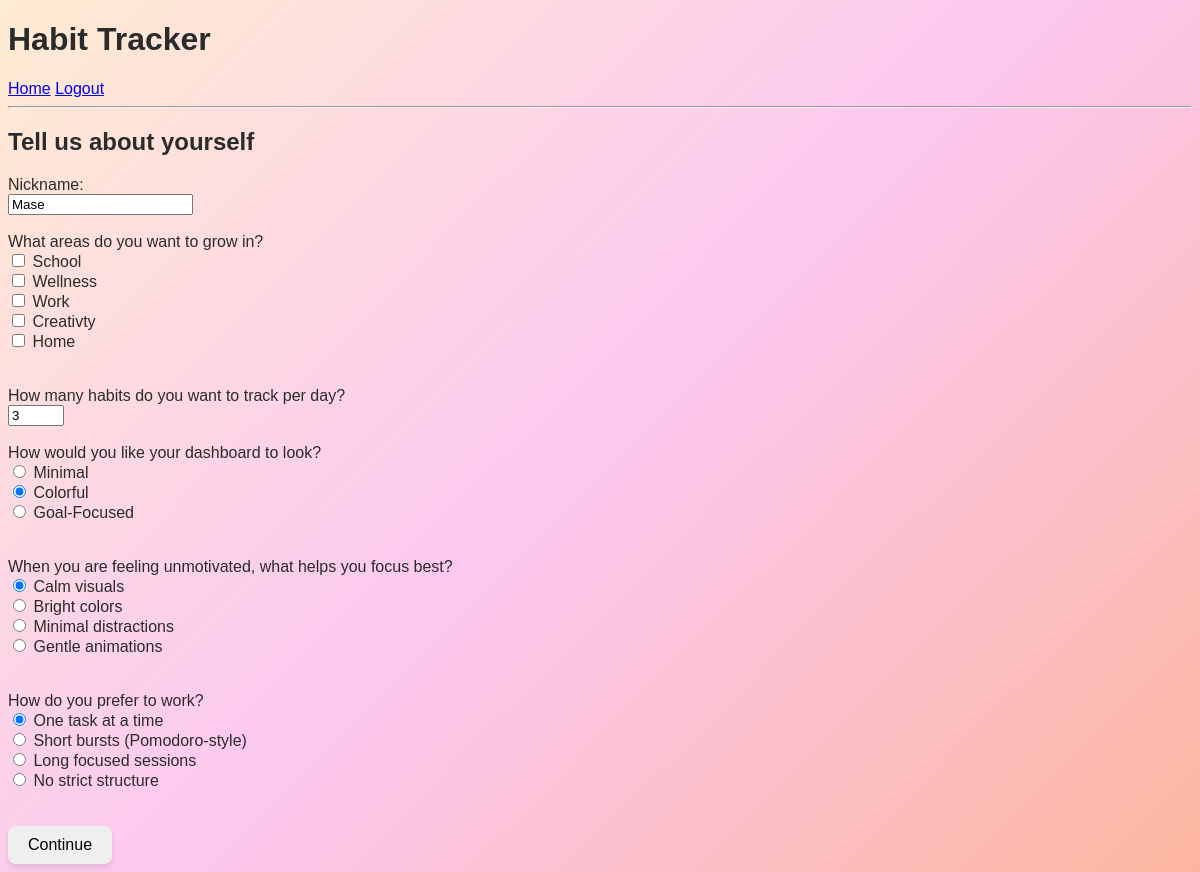
The page /survey/ (signed in) on the database as committed earlier.
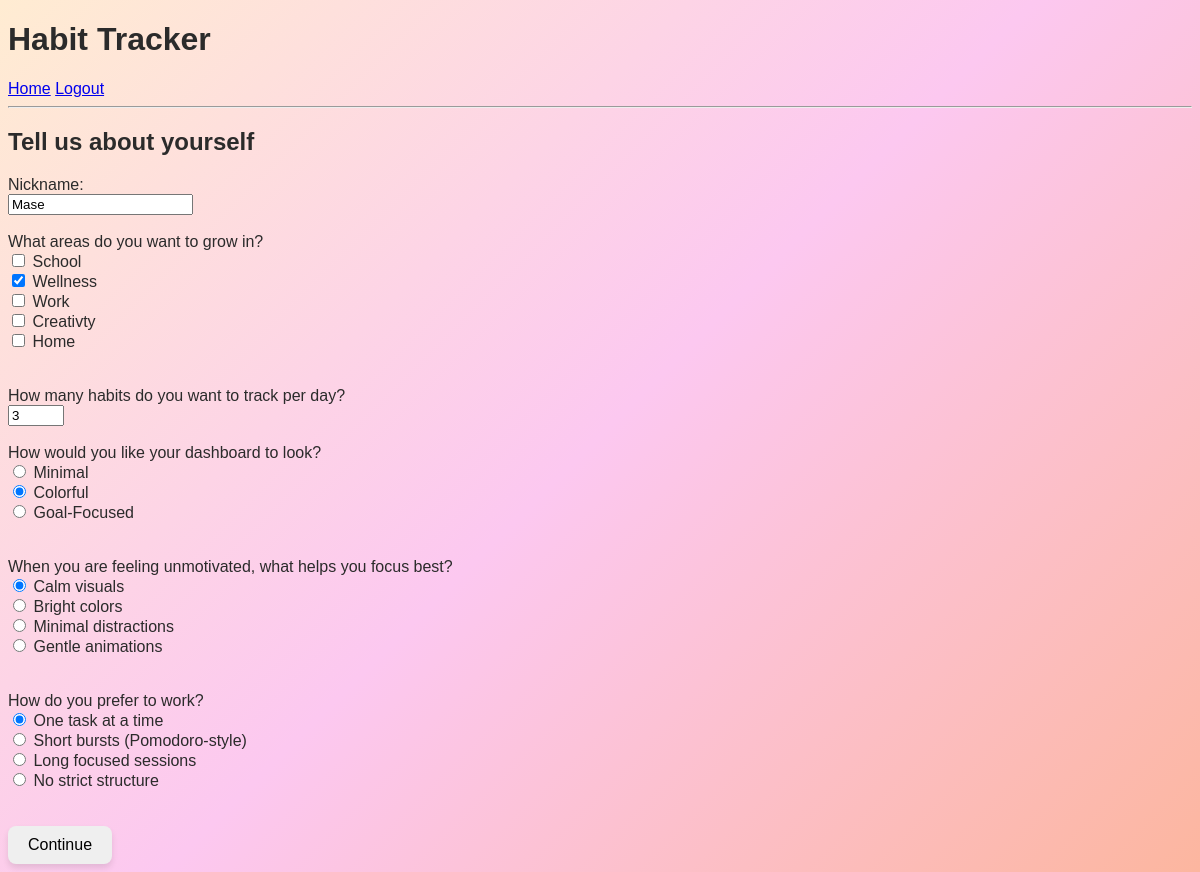
The same page on the database as committed later.
### tracker/models.py (models this page shows, shortened)
class UserProfile(models.Model):
    DASHBOARD_CHOICES = [
        ("minimal", "Minimal"),
        ("colorful", "Colorful"),
        ("goal", "Goal-Focused"),
    ]
    FOCUS_CHOICES = [
        ("calm", "Calm visuals"),
        ("bright", "Bright colors"),
        ("minimal", "Minimal distractions"),
        ("gentle", "Gentle animations"),
    ]
    WORK_STYLE_CHOICES = [
        ("single", "One task at a time"),
        ("pomodoro", "Short bursts (Pomodoro-style)"),
        ("long", "Long focused sessions"),
        ("free", "No strict structure"),
    ]
    user = models.OneToOneField(User, on_delete=models.CASCADE)
    nickname = models.CharField(max_length=50)
    selected_categories = models.CharField(max_length=200, blank=False, default="")
    dashboard_style = models.CharField(
        max_length=50,
        choices=DASHBOARD_CHOICES,
        default="minimal",
        blank=False
    )
    focus_preference = models.CharField(
        max_length=50,
        choices=FOCUS_CHOICES,
        default="calm",
        blank=False
    )
    work_style = models.CharField(
        max_length=50,
        choices=WORK_STYLE_CHOICES,
        default="one_task",
        blank=False
    )
    num_habits = models.PositiveIntegerField(default=3)
    streak = models.PositiveIntegerField(default=0)
    last_completed_day = models.DateField(null=True, blank=True)

### tracker/views.py (the view)
# urls.py: path("survey/", views.survey, name="survey"),
@login_required
def survey(request):
    try:
        profile = request.user.userprofile # Get the UserProfile if it exists
    except UserProfile.DoesNotExist:
        profile = None
    if request.method == "POST":
        form = SurveyForm(request.POST, instance=profile)
        if form.is_valid():
            user_profile = form.save(commit=False)
            categories_list = form.cleaned_data["selected_categories"]
            user_profile.selected_categories = ",".join(categories_list)
            user_profile.user = request.user
            user_profile.save()
            return redirect("dashboard") # Redirect to dashboard after submission
    else:
        form = SurveyForm(instance=profile)
    return render(request, "tracker/survey.html", {"form": form})

### tracker/forms.py
class SurveyForm(forms.ModelForm):
    selected_categories = forms.MultipleChoiceField(
        choices=CATEGORY_CHOICES,
        widget=forms.CheckboxSelectMultiple,
        required=True
    )
    class Meta:
        model = UserProfile
        fields = ["nickname", "selected_categories", "num_habits", "dashboard_style", "focus_preference", "work_style"]
        widgets = {
            "nickname": forms.TextInput(attrs={"placeholder":"Enter your nickname"}),
            "num_habits": forms.NumberInput(attrs={"min": 1, "max": 20}),
            "dashboard_style": forms.RadioSelect(),                # only allows one selection
            "focus_preference": forms.RadioSelect(),
            "work_style": forms.RadioSelect(),
        }

### tracker/templates/tracker/survey.html (shortened to what this page needs)
{% extends "tracker/base.html" %}
{% block content %}
<h2>Tell us about yourself</h2>
<form method="POST">
    <label>Nickname:</label><br>
    {{ form.nickname }}<br><br>
    <label>What areas do you want to grow in?</label><br>
    {{ form.selected_categories }}<br><br>
    <label>How many habits do you want to track per day?</label><br>
    {{ form.num_habits }}<br><br>
    <label>How would you like your dashboard to look?</label>
    {{ form.dashboard_style }}<br><br>
    <label>When you are feeling unmotivated, what helps you focus best?</label>
    {{ form.focus_preference }}<br><br>
    <label>How do you prefer to work?</label><br>
    {{ form.work_style }}<br><br>
    <button type="submit">Continue</button>
</form>
{% endblock %}

### tracker/templates/tracker/base.html (shortened to what this page needs)
{% load static %}
<!DOCTYPE html>
<html>
<head>
    <link rel="stylesheet" href="{% static 'tracker/style.css' %}">
    <link rel="stylesheet" href="{% static 'tracker/dashboard.css' %}">
</head>
<body class="{% if user.is_authenticated and user.userprofile %}dashboard {{ user.userprofile.dashboard_style }}{% if user.userprofile.dashboard_style == 'goal' and goal_category %} goal-{{ goal_category }}{% endif %}{% endif %}">
    <header>
        <h1>Habit Tracker</h1>
        <nav>
            <a href="/">Home</a>
            {% if user.is_authenticated %}
                <a href="{% url 'logout' %}">Logout</a>
            {% else %}
                <a href="{% url 'login' %}">Login</a>
                <a href="{% url 'register' %}">Register</a>
            {% endif %}
        </nav>
        <hr>
    </header>
    <main>
        {% block content %}
        {% endblock %}
    </main>
</body>
</html>

### tracker/static/tracker/style.css (style rules this page uses)
button { padding: 10px 20px; font-size: 16px; border: none; border-radius: 8px; cursor: pointer; transition: all 0.2s ease; box-shadow: 0 4px 6px rgba(0,0,0,0.1); }

### tracker/static/tracker/dashboard.css (style rules this page uses)
.dashboard { min-height: 100vh; }
.dashboard.colorful { background: linear-gradient(135deg, #ffecd2, #fcc8f0, #fcb69f); color: #2b2b2b; font-family: 'Comic Sans MS', cursive, sans-serif; animation: gradientShift 15s ease infinite; }

Rows that differ between the two databases and show on the page:
changed UserProfile "Mase": selected_categories "☐ ☐ ☐ ☐ ☐" → "☐ ☑ ☐ ☐ ☐"
